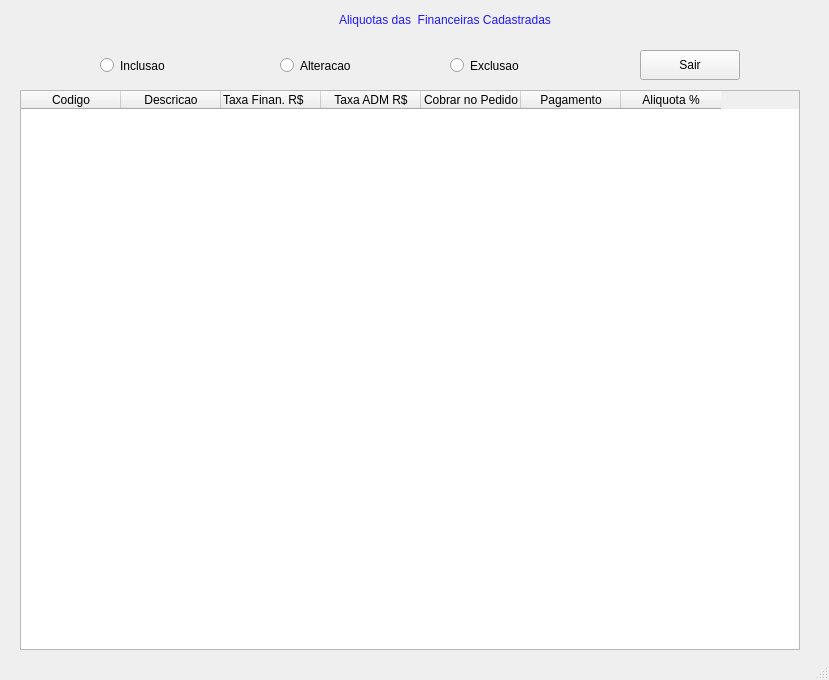
<?xml version="1.0" encoding="UTF-8"?>
<ui version="4.0">
 <class>MainWindow</class>
 <widget class="QMainWindow" name="MainWindow">
  <property name="geometry">
   <rect>
    <x>0</x>
    <y>0</y>
    <width>829</width>
    <height>680</height>
   </rect>
  </property>
  <property name="windowTitle">
   <string>MainWindow</string>
  </property>
  <property name="styleSheet">
   <string notr="true"/>
  </property>
  <widget class="QWidget" name="centralwidget">
   <widget class="QTableWidget" name="tableWidget">
    <property name="geometry">
     <rect>
      <x>20</x>
      <y>90</y>
      <width>780</width>
      <height>560</height>
     </rect>
    </property>
    <property name="styleSheet">
     <string notr="true"/>
    </property>
    <attribute name="horizontalHeaderVisible">
     <bool>true</bool>
    </attribute>
    <attribute name="horizontalHeaderCascadingSectionResizes">
     <bool>false</bool>
    </attribute>
    <attribute name="verticalHeaderCascadingSectionResizes">
     <bool>true</bool>
    </attribute>
    <column>
     <property name="text">
      <string notr="true">Codigo</string>
     </property>
    </column>
    <column>
     <property name="text">
      <string>Descricao</string>
     </property>
    </column>
    <column>
     <property name="text">
      <string>Taxa Finan. R$</string>
     </property>
     <property name="textAlignment">
      <set>AlignLeading|AlignVCenter</set>
     </property>
    </column>
    <column>
     <property name="text">
      <string>Taxa ADM R$</string>
     </property>
    </column>
    <column>
     <property name="text">
      <string>Cobrar no Pedido</string>
     </property>
    </column>
    <column>
     <property name="text">
      <string>Pagamento</string>
     </property>
    </column>
    <column>
     <property name="text">
      <string>Aliquota %</string>
     </property>
    </column>
   </widget>
   <widget class="QLabel" name="label">
    <property name="geometry">
     <rect>
      <x>190</x>
      <y>0</y>
      <width>510</width>
      <height>40</height>
     </rect>
    </property>
    <property name="styleSheet">
     <string notr="true">border-color: rgb(132, 168, 163);
color: rgb(33, 25, 255);
font: 87 16pt &quot;Arial Black&quot;;</string>
    </property>
    <property name="text">
     <string>Aliquotas das  Financeiras Cadastradas</string>
    </property>
    <property name="alignment">
     <set>Qt::AlignCenter</set>
    </property>
   </widget>
   <widget class="QRadioButton" name="rb_alteracao">
    <property name="geometry">
     <rect>
      <x>280</x>
      <y>50</y>
      <width>100</width>
      <height>31</height>
     </rect>
    </property>
    <property name="styleSheet">
     <string notr="true"/>
    </property>
    <property name="text">
     <string>Alteracao</string>
    </property>
   </widget>
   <widget class="QPushButton" name="bt_sair">
    <property name="geometry">
     <rect>
      <x>640</x>
      <y>50</y>
      <width>100</width>
      <height>30</height>
     </rect>
    </property>
    <property name="styleSheet">
     <string notr="true"/>
    </property>
    <property name="text">
     <string>Sair</string>
    </property>
   </widget>
   <widget class="QRadioButton" name="rb_exclusao">
    <property name="geometry">
     <rect>
      <x>450</x>
      <y>50</y>
      <width>100</width>
      <height>31</height>
     </rect>
    </property>
    <property name="styleSheet">
     <string notr="true"/>
    </property>
    <property name="text">
     <string>Exclusao</string>
    </property>
   </widget>
   <widget class="QRadioButton" name="rb_inclusao">
    <property name="geometry">
     <rect>
      <x>100</x>
      <y>50</y>
      <width>100</width>
      <height>31</height>
     </rect>
    </property>
    <property name="styleSheet">
     <string notr="true"/>
    </property>
    <property name="text">
     <string>Inclusao</string>
    </property>
   </widget>
  </widget>
  <widget class="QStatusBar" name="statusBar"/>
 </widget>
 <resources/>
 <connections/>
</ui>
